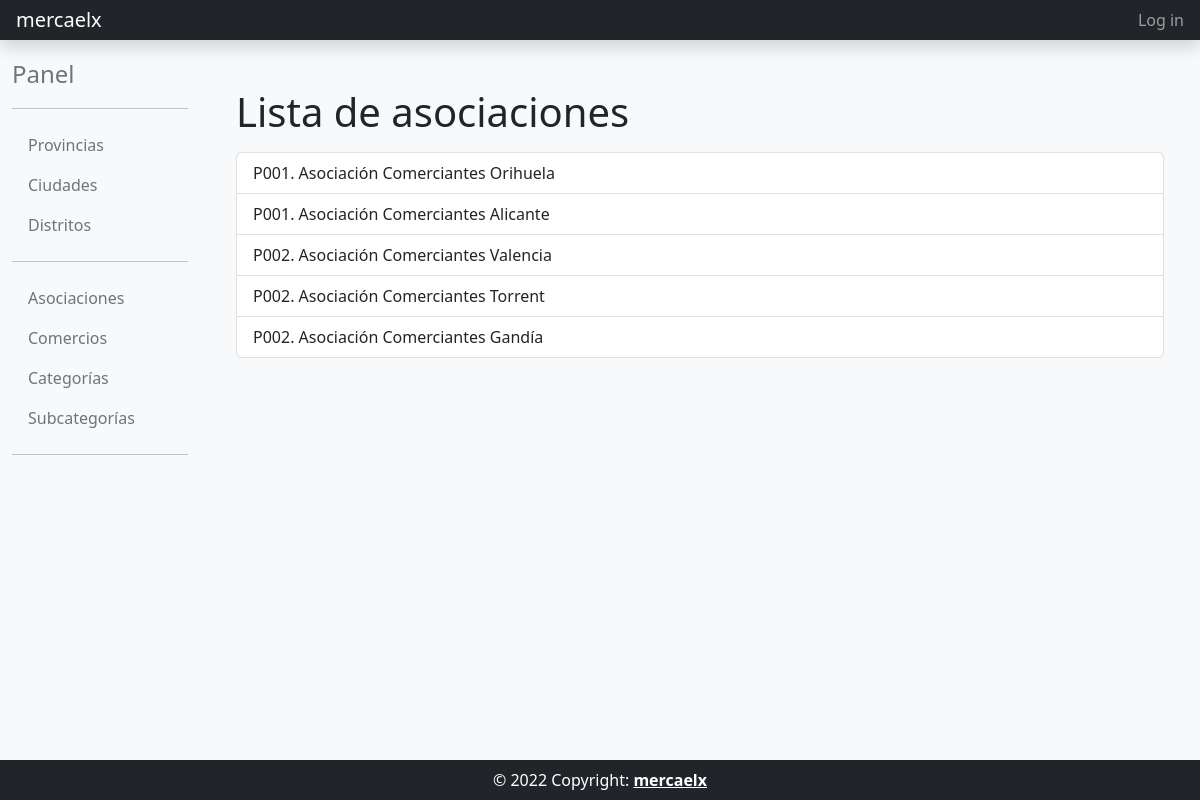
The app's page /asociacion_list/, older data.
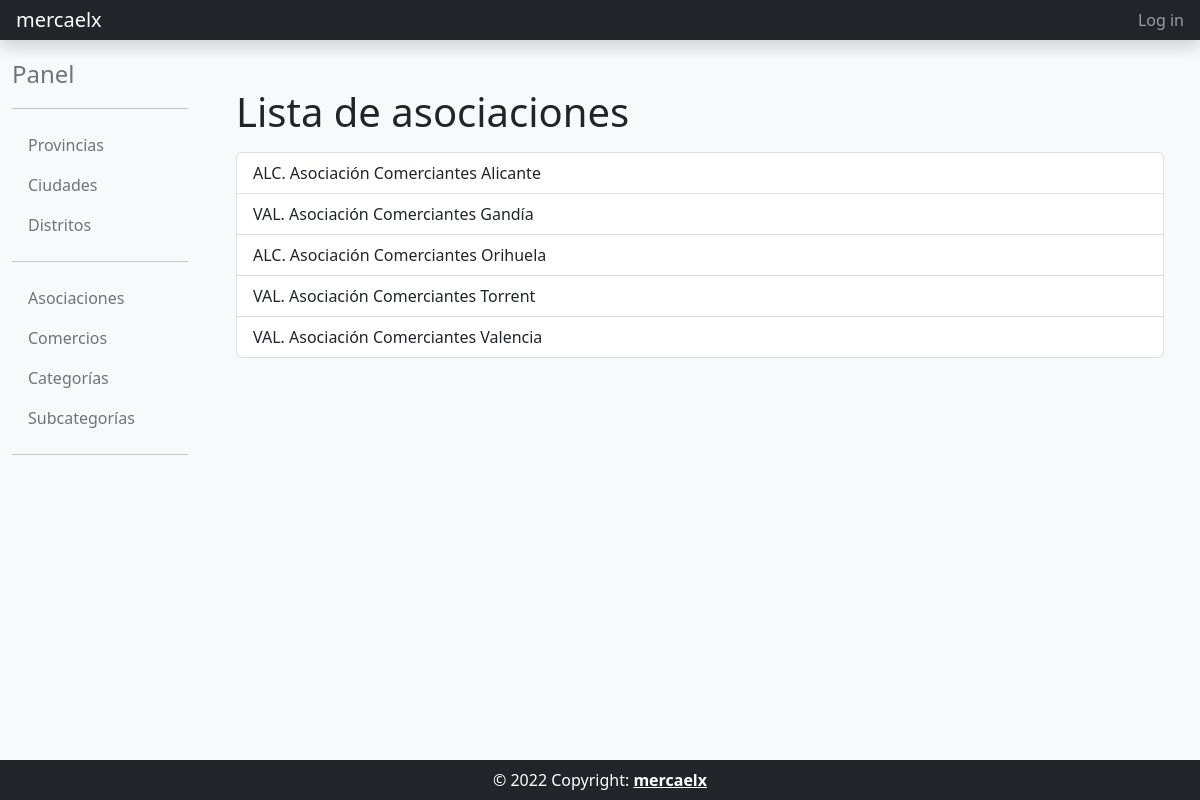
The same page, newer data.
### directorio_comercios/models.py (models this page shows)
class Asociacion(models.Model):
    nombre = models.CharField(max_length=256, unique=True)
    direccion = models.TextField(blank=True, null=True)
    ciudad = models.ForeignKey('core.Ciudad', on_delete=models.PROTECT)
    correo_electronico = models.EmailField(blank=True, null=True)
    telefono = models.CharField(max_length=15,blank=True,null=True,
        validators=[RegexValidator(regex=r'^\+?\d{9,15}$')] # Expresion regular para validar el teléfono
    )
    def __str__(self):
        return f"{self.ciudad.provincia.codigo}. {self.nombre}"
    class Meta:
        unique_together = ('ciudad', 'nombre')
        verbose_name = 'Asociación'
        verbose_name_plural = 'Asociaciones'
        ordering = ['ciudad__codigo', 'nombre']

### core/models.py (models this page shows, shortened)
class Ciudad(models.Model):
    codigo = models.CharField(max_length=10, unique=True)
    nombre = models.CharField(max_length=256, unique=True)
    provincia = models.ForeignKey(Provincia, on_delete=models.PROTECT)
    class Meta:
        verbose_name = 'Ciudad'
        verbose_name_plural = 'Ciudades'
        ordering = ['nombre']

class Provincia(models.Model):
    codigo = models.CharField(max_length=10, unique=True)
    nombre = models.CharField(max_length=255, unique=True)
    class Meta:
        verbose_name = 'Provincia' # Nombre en singular
        verbose_name_plural = 'Provincias' # Nombre en plural
        ordering = ['nombre'] # Ordenar por nombre

### directorio_comercios/views.py (the view)
# urls.py: path('asociacion_list/', comercios_views.AsociacionListView.as_view(), name='asociacion_list'),
class AsociacionListView(ListView):
    model = Asociacion
    template_name = 'directorio_comercios/asociacion_list.html'

### templates/directorio_comercios/asociacion_list.html
{% extends "common/base_intranet.html" %}
{% block main_content %}
<div class="container">
    <h1>Lista de asociaciones</h1>
    <ul class="list-group mt-3">
    {% for asociacion in object_list %}
        <a href="{% url 'asociacion_detail' pk=asociacion.id %}" class="list-group-item list-group-item-action">{{ asociacion }}</a>
    {% empty %}
        <p>No existen asociaciones.</p>
    {% endfor %}
    </ul>
</div>
{% endblock main_content %}

Row changes from the older to the newer data that the page shows:
changed Asociacion: ciudad+nombre "P001. Asociación Comerciantes Alicante" → "ALC. Asociación Comerciantes Alicante"; moves up the list
changed Asociacion: ciudad+nombre "P002. Asociación Comerciantes Gandía" → "VAL. Asociación Comerciantes Gandía"; moves up the list
changed Asociacion: ciudad+nombre "P001. Asociación Comerciantes Orihuela" → "ALC. Asociación Comerciantes Orihuela"
changed Asociacion: ciudad+nombre "P002. Asociación Comerciantes Torrent" → "VAL. Asociación Comerciantes Torrent"; moves down the list
changed Asociacion: ciudad+nombre "P002. Asociación Comerciantes Valencia" → "VAL. Asociación Comerciantes Valencia"
